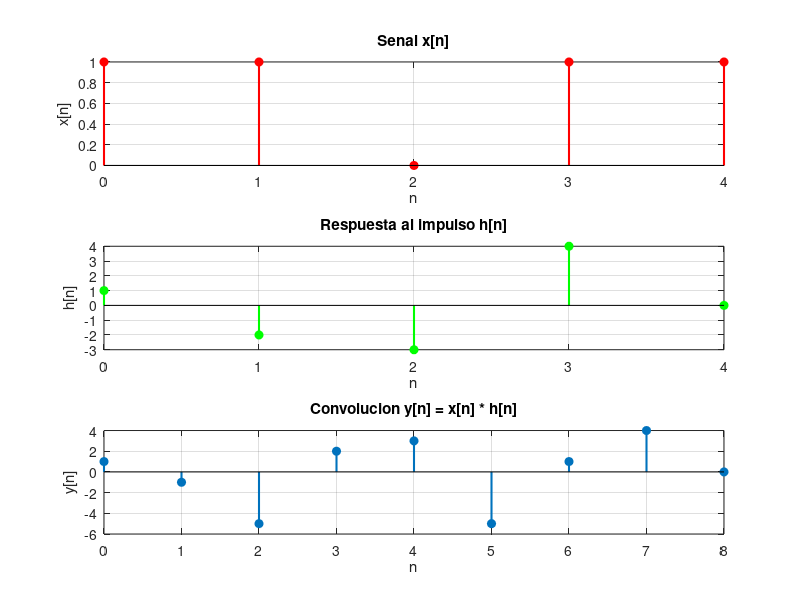

Write MATLAB code to recreate this figure.
clc;
clear;

%vector de posicion
n_x = 0:4;
n_h = 0:4;

%definicion x(n), h(n)
%x = [1,2,4,0]; %punto a
%h = [1,1,1,1]; %punto a

%x = [1,2,-1]; %punto b
%h = [1,2,-1]; %punto b

%x = [1,2,3,4,5]; %punto c
%h = [1,0,0,0,0]; %punto c

x = [1,1,0,1,1]; %punto d
h = [1,-2,-3,4,0]; %punto d

%convolucion
y = conv(x,h);

%calculo de los ejes de tiempo
n_y = (min(n_x) + min(n_h)) : (max(n_x) + max(n_h));

% Ventana unica para todos los graficos
figure;

% 1. Grafico superior: x[n]
subplot(3, 1, 1);
stem(n_x, x, 'filled', 'linewidth', 1.5,'r');
grid on; xticks(n_x);
xlabel('n'); ylabel('x[n]');
title('Senal x[n]');

% 2. Grafico del medio: h[n]
subplot(3, 1, 2);
stem(n_h, h, 'filled', 'linewidth', 1.5,'g');
grid on; xticks(n_h);
xlabel('n'); ylabel('h[n]');
title('Respuesta al impulso h[n]');

% 3. Grafico inferior: y[n]
subplot(3, 1, 3);
stem(n_y, y, 'filled', 'linewidth', 1.5);
grid on; xticks(n_y);
xlabel('n'); ylabel('y[n]');
title('Convolucion y[n] = x[n] * h[n]');
